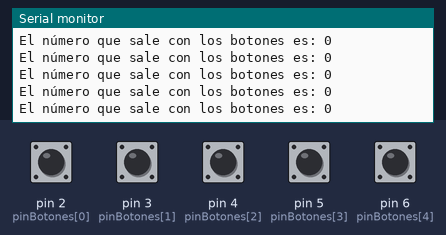
Bench run of a sketch on a simulated Arduino Uno, built with avr-gcc and run on an emulated ATmega328P. On the bench: the last lines printed to the serial monitor. Inputs (shaded band) come from the test bench; at power-on: pin 2 (pinBotones[0]), pin 3 (pinBotones[1]), pin 4 (pinBotones[2]), pin 5 (pinBotones[3]), pin 6 (pinBotones[4]) LOW.

Above: at 1.2 s.
1.3 s: pin 2 (pinBotones[0]) pulled HIGH for 0.25 s
At 1.56 s:
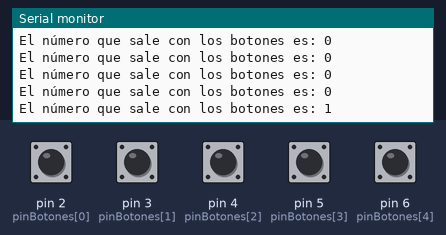
3.0 s: pin 3 (pinBotones[1]) pulled HIGH for 0.25 s
At 3.16 s:
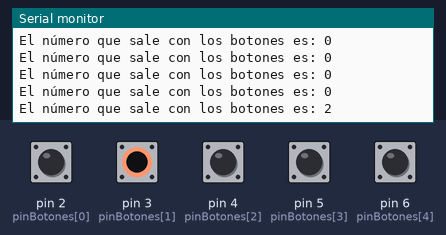
4.7 s: pin 4 (pinBotones[2]) pulled HIGH for 0.25 s
At 4.97 s:
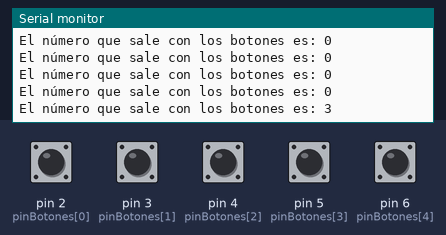
6.4 s: pin 5 (pinBotones[3]) pulled HIGH for 0.25 s
At 6.57 s:
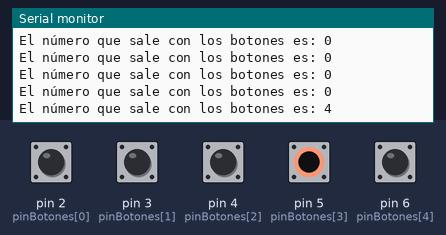
8.1 s: pin 6 (pinBotones[4]) pulled HIGH for 0.25 s
At 8.37 s:
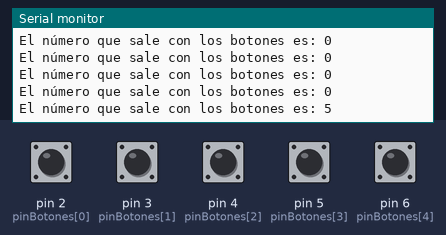
Timing chart, 0 to 10.8 s (numbered marks = the images above; inputs shaded):
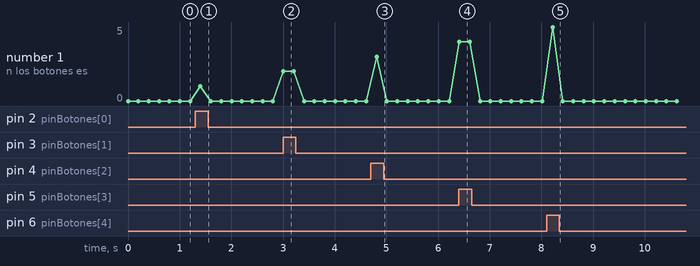

Measured:
- after the input at 1.3 s, the serial monitor: prints a new line after 0.10 s (image 1)
- after the input at 3.0 s, the serial monitor: prints a new line at once (image 2)
- after the input at 4.7 s, the serial monitor: prints a new line after 0.11 s (image 3)
- after the input at 6.4 s, the serial monitor: prints a new line at once (image 4)
- after the input at 8.1 s, the serial monitor: prints a new line after 0.12 s (image 5)

The sketch:

binario_alba.ino
```cpp
//*  Autore: Alba
//*  Fecha: 6/4/2021


int pinBotones[] = {2,3,4,5,6};
const int numeroBotones = 5;
int estadoBoton1 = 0;
int estadoBoton2 = 0;
int estadoBoton3 = 0;
int estadoBoton4 = 0;
int estadoBoton5 = 0;

void setup() {
 for(int x=0; x<=numeroBotones; x++){
  pinMode(pinBotones[x],INPUT);
 }
Serial.begin(9600);
}

void loop() {
  //leer botones
  estadoBoton1 = digitalRead(pinBotones[0]);
  estadoBoton2 = digitalRead(pinBotones[1]);
  estadoBoton3 = digitalRead(pinBotones[2]);
  estadoBoton4 = digitalRead(pinBotones[3]);
  estadoBoton5 = digitalRead(pinBotones[4]);
  int numero;
// Espacio en blanco para hacer operaciones con números

numero = numero + estadoBoton1;
numero = numero + 2*estadoBoton2;
numero = numero + 3*estadoBoton3;
numero = numero + 4*estadoBoton4;
numero = numero + 5*estadoBoton5;
//Mandamos al ordenador el número
  Serial.print("El número que sale con los botones es: ");
  Serial.println(numero);
  delay(200);
}
```
